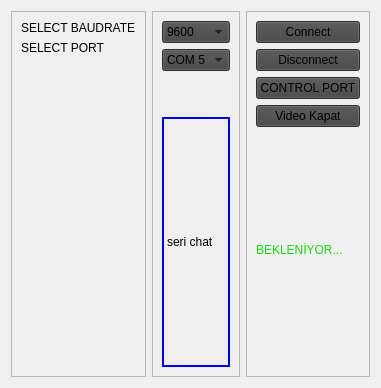
               <widget class="QWidget" name="Baglanti_page">
                <property name="styleSheet">
                 <string notr="true"/>
                </property>
                <layout class="QHBoxLayout" name="horizontalLayout_13">
                 <item>
                  <widget class="QFrame" name="Baglanti_page_left_frame">
                   <property name="sizePolicy">
                    <sizepolicy hsizetype="Maximum" vsizetype="Preferred">
                     <horstretch>0</horstretch>
                     <verstretch>0</verstretch>
                    </sizepolicy>
                   </property>
                   <property name="styleSheet">
                    <string notr="true"/>
                   </property>
                   <property name="frameShape">
                    <enum>QFrame::StyledPanel</enum>
                   </property>
                   <property name="frameShadow">
                    <enum>QFrame::Raised</enum>
                   </property>
                   <layout class="QVBoxLayout" name="verticalLayout_12">
                    <item>
                     <widget class="QLabel" name="Select_baudrate_label">
                      <property name="text">
                       <string>SELECT BAUDRATE</string>
                      </property>
                     </widget>
                    </item>
                    <item>
                     <widget class="QLabel" name="Select_port_label">
                      <property name="text">
                       <string>SELECT PORT</string>
                      </property>
                     </widget>
                    </item>
                    <item>
                     <spacer name="Baglanti_page_lefT_ver_spacer">
                      <property name="orientation">
                       <enum>Qt::Vertical</enum>
                      </property>
                      <property name="sizeHint" stdset="0">
                       <size>
                        <width>20</width>
                        <height>40</height>
                       </size>
                      </property>
                     </spacer>
                    </item>
                   </layout>
                  </widget>
                 </item>
                 <item>
                  <widget class="QFrame" name="Baglanti_page_center_frame">
                   <property name="styleSheet">
                    <string notr="true">QComboBox{
background-color: rgb(66, 66, 66);
}</string>
                   </property>
                   <property name="frameShape">
                    <enum>QFrame::StyledPanel</enum>
                   </property>
                   <property name="frameShadow">
                    <enum>QFrame::Raised</enum>
                   </property>
                   <layout class="QVBoxLayout" name="verticalLayout_13">
                    <item>
                     <widget class="QComboBox" name="baudrate_combox">
                      <item>
                       <property name="text">
                        <string>9600</string>
                       </property>
                      </item>
                     </widget>
                    </item>
                    <item>
                     <widget class="QComboBox" name="Port_combox">
                      <item>
                       <property name="text">
                        <string>COM 5</string>
                       </property>
                      </item>
                     </widget>
                    </item>
                    <item>
                     <spacer name="verticalSpacer_3">
                      <property name="orientation">
                       <enum>Qt::Vertical</enum>
                      </property>
                      <property name="sizeHint" stdset="0">
                       <size>
                        <width>20</width>
                        <height>40</height>
                       </size>
                      </property>
                     </spacer>
                    </item>
                    <item>
                     <widget class="QLabel" name="chat_seri_box_label">
                      <property name="minimumSize">
                       <size>
                        <width>0</width>
                        <height>250</height>
                       </size>
                      </property>
                      <property name="maximumSize">
                       <size>
                        <width>16777215</width>
                        <height>250</height>
                       </size>
                      </property>
                      <property name="styleSheet">
                       <string notr="true">border-style:solid ;
border-width: 2px;
border-color: rgb(0, 0, 255);</string>
                      </property>
                      <property name="text">
                       <string>seri chat</string>
                      </property>
                     </widget>
                    </item>
                   </layout>
                  </widget>
                 </item>
                 <item>
                  <widget class="QFrame" name="Baglanti_page_right_frame">
                   <property name="styleSheet">
                    <string notr="true">QPushButton{
background-color: rgb(66, 66, 66);
}
QLabel{
color : rgb(17, 223, 6) ;
}</string>
                   </property>
                   <property name="frameShape">
                    <enum>QFrame::StyledPanel</enum>
                   </property>
                   <property name="frameShadow">
                    <enum>QFrame::Raised</enum>
                   </property>
                   <layout class="QVBoxLayout" name="verticalLayout_14">
                    <item>
                     <widget class="QPushButton" name="connect_btn">
                      <property name="text">
                       <string>Connect</string>
                      </property>
                     </widget>
                    </item>
                    <item>
                     <widget class="QPushButton" name="disconnect_btn">
                      <property name="text">
                       <string>Disconnect</string>
                      </property>
                     </widget>
                    </item>
                    <item>
                     <widget class="QPushButton" name="serial_control_port">
                      <property name="text">
                       <string>CONTROL PORT</string>
                      </property>
                     </widget>
                    </item>
                    <item>
                     <widget class="QPushButton" name="video_control_btn">
                      <property name="text">
                       <string>Video Kapat</string>
                      </property>
                     </widget>
                    </item>
                    <item>
                     <widget class="QLabel" name="communicate_status_bar">
                      <property name="styleSheet">
                       <string notr="true">
font: 14pt &quot;MS Shell Dlg 2&quot;;</string>
                      </property>
                      <property name="text">
                       <string>BEKLENİYOR...</string>
                      </property>
                     </widget>
                    </item>
                   </layout>
                  </widget>
                 </item>
                </layout>
               </widget>
